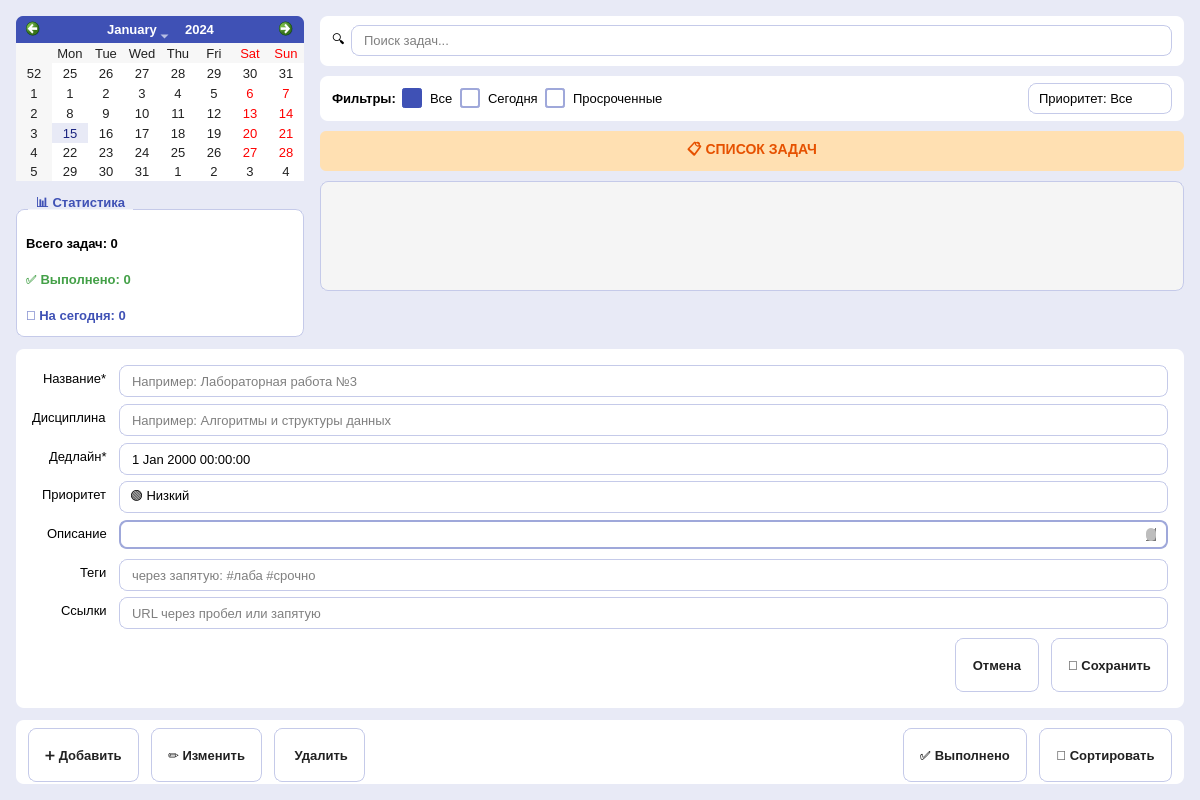
<?xml version="1.0" encoding="UTF-8"?>
<ui version="4.0">
 <class>TaskPlanner</class>
 <widget class="QMainWindow" name="TaskPlanner">
  <property name="geometry">
   <rect>
    <x>0</x>
    <y>0</y>
    <width>1200</width>
    <height>800</height>
   </rect>
  </property>
  <property name="windowTitle">
   <string>Планировщик учебных задач</string>
  </property>
  <property name="styleSheet">
   <string notr="true">
/* Глобальные стили */
QMainWindow {
    background-color: #e8eaf6;
}

QWidget {
    color: #212121;
    font-family: "Segoe UI", Arial, sans-serif;
    font-size: 13px;
}

/* Кнопки - ЕДИНЫЙ СТИЛЬ */
QPushButton {
    background-color: #ffffff;
    color: #212121;
    border: 1px solid #c5cae9;
    border-radius: 8px;
    padding: 8px 16px;
    font-weight: bold;
    min-height: 36px;
    font-size: 13px;
}
QPushButton:hover {
    background-color: #f5f5f5;
    border-color: #9fa8da;
}
QPushButton:pressed {
    background-color: #e8eaf6;
    border-color: #3f51b5;
}

/* Поля ввода */
QLineEdit {
    background-color: #ffffff;
    color: #000000;
    border: 1px solid #c5cae9;
    border-radius: 6px;
    padding: 6px 10px;
    font-size: 13px;
}
QLineEdit:focus {
    border: 2px solid #3f51b5;
}

QTextEdit {
    background-color: #ffffff;
    color: #000000;
    border: 2px solid #9fa8da;
    border-radius: 6px;
    padding: 6px 10px;
    font-size: 13px;
}
QTextEdit:focus {
    border: 2px solid #3f51b5;
}

/* ComboBox */
QComboBox {
    background-color: #ffffff;
    color: #000000;
    border: 1px solid #c5cae9;
    border-radius: 6px;
    padding: 6px 10px;
    min-width: 100px;
    font-size: 13px;
}
QComboBox:hover {
    border: 1px solid #9fa8da;
}
QComboBox::drop-down {
    border: none;
    width: 20px;
}
QComboBox QAbstractItemView {
    background-color: #ffffff;
    color: #000000;
    selection-background-color: #e8eaf6;
    border: 1px solid #c5cae9;
}

/* CheckBox */
QCheckBox {
    color: #000000;
    spacing: 8px;
    font-size: 13px;
}
QCheckBox::indicator {
    width: 16px;
    height: 16px;
    border: 2px solid #9fa8da;
    border-radius: 3px;
    background-color: #ffffff;
}
QCheckBox::indicator:checked {
    background-color: #3f51b5;
    border-color: #3f51b5;
}

/* Label */
QLabel {
    color: #000000;
    background-color: transparent;
    font-size: 13px;
}

/* Calendar - исправленная навигация и заголовки */
QCalendarWidget {
    background-color: #ffffff;
    border: 1px solid #c5cae9;
    border-radius: 8px;
}
QCalendarWidget QWidget#qt_calendar_navigationbar {
    background-color: #3f51b5;
    border-top-left-radius: 7px;
    border-top-right-radius: 7px;
}
QCalendarWidget QToolButton {
    background-color: transparent;
    color: #ffffff;
    border: none;
    border-radius: 4px;
    padding: 4px 8px;
    font-weight: bold;
    font-size: 13px;
}
QCalendarWidget QToolButton:hover {
    background-color: rgba(255,255,255,0.2);
}
QCalendarWidget QComboBox {
    background-color: transparent;
    color: #ffffff;
    border: 1px solid rgba(255,255,255,0.4);
    border-radius: 4px;
    padding: 2px 6px;
}
QCalendarWidget QComboBox::drop-down {
    border: none;
    width: 16px;
}
QCalendarWidget QComboBox QAbstractItemView {
    background-color: #ffffff;
    color: #000000;
}
QCalendarWidget QHeaderView {
    background-color: #e8eaf6;
    color: #212121;
    font-weight: bold;
    border: none;
}
QCalendarWidget QTableView {
    border: none;
    gridline-color: #e0e0e0;
    background-color: #ffffff;
    selection-background-color: #e8eaf6;
    selection-color: #1a237e;
}

/* Список задач - УЛУЧШЕННЫЕ КАРТОЧКИ */
QListWidget {
    background-color: #f5f5f5;
    border: 1px solid #c5cae9;
    border-radius: 8px;
    padding: 8px;
}
QListWidget::item {
    background-color: #ffffff;
    border: 1px solid #c5cae9;
    border-radius: 6px;
    padding: 10px 12px;
    margin: 4px 0;
}
QListWidget::item:hover {
    background-color: #f8f9fa;
    border-color: #9fa8da;
}
QListWidget::item:selected {
    background-color: #e8eaf6;
    border-color: #3f51b5;
    color: #1a237e;
}

/* GroupBox */
QGroupBox {
    border: 1px solid #c5cae9;
    border-radius: 8px;
    margin-top: 12px;
    padding-top: 12px;
    background-color: #ffffff;
    font-weight: bold;
    color: #3f51b5;
}
QGroupBox::title {
    subcontrol-origin: margin;
    left: 12px;
    padding: 0 6px;
    color: #3f51b5;
}

/* Статус */
QLabel#labelStatus {
    padding: 8px;
    border-radius: 6px;
    font-weight: bold;
}

/* ScrollBar */
QScrollBar:vertical {
    background-color: #f5f5f5;
    width: 10px;
    border-radius: 5px;
}
QScrollBar::handle:vertical {
    background-color: #bdbdbd;
    border-radius: 5px;
    min-height: 20px;
}
QScrollBar::handle:vertical:hover {
    background-color: #9e9e9e;
}

/* DateTimeEdit */
QDateTimeEdit {
    background-color: #ffffff;
    color: #000000;
    border: 1px solid #c5cae9;
    border-radius: 6px;
    padding: 6px 10px;
    font-size: 13px;
}
QDateTimeEdit::drop-down {
    border: none;
    width: 20px;
}
QDateTimeEdit::down-arrow {
    image: none;
    border-left: 5px solid transparent;
    border-right: 5px solid transparent;
    border-top: 5px solid #3f51b5;
    margin-right: 10px;
}
   </string>
  </property>
  <widget class="QWidget" name="centralwidget">
   <layout class="QVBoxLayout" name="verticalLayoutMain">
    <property name="spacing">
     <number>12</number>
    </property>
    <property name="leftMargin">
     <number>16</number>
    </property>
    <property name="topMargin">
     <number>16</number>
    </property>
    <property name="rightMargin">
     <number>16</number>
    </property>
    <property name="bottomMargin">
     <number>16</number>
    </property>
    <item>
     <layout class="QHBoxLayout" name="horizontalLayoutTop" stretch="1,3">
      <property name="spacing">
       <number>16</number>
      </property>
      <item>
       <layout class="QVBoxLayout" name="verticalLayoutLeft">
        <item>
         <widget class="QCalendarWidget" name="calendarWidget">
          <property name="minimumSize">
           <size>
            <width>280</width>
            <height>0</height>
           </size>
          </property>
          <property name="maximumSize">
           <size>
            <width>320</width>
            <height>16777215</height>
           </size>
          </property>
         </widget>
        </item>
        <item>
         <widget class="QGroupBox" name="groupBoxStats">
          <property name="minimumSize">
           <size>
            <width>0</width>
            <height>140</height>
           </size>
          </property>
          <property name="title">
           <string>📊 Статистика</string>
          </property>
          <layout class="QVBoxLayout" name="verticalLayoutStats">
           <property name="spacing">
            <number>12</number>
           </property>
           <item>
            <widget class="QLabel" name="labelStatsTotal">
             <property name="text">
              <string>Всего задач: 0</string>
             </property>
             <property name="font">
              <font>
               <pointsize>11</pointsize>
               <bold>true</bold>
              </font>
             </property>
            </widget>
           </item>
           <item>
            <widget class="QLabel" name="labelStatsCompleted">
             <property name="text">
              <string>✅ Выполнено: 0</string>
             </property>
             <property name="styleSheet">
              <string notr="true">color: #43a047;</string>
             </property>
             <property name="font">
              <font>
               <pointsize>11</pointsize>
               <bold>true</bold>
              </font>
             </property>
            </widget>
           </item>
           <item>
            <widget class="QLabel" name="labelStatsToday">
             <property name="text">
              <string>📌 На сегодня: 0</string>
             </property>
             <property name="styleSheet">
              <string notr="true">color: #3f51b5;</string>
             </property>
             <property name="font">
              <font>
               <pointsize>11</pointsize>
               <bold>true</bold>
              </font>
             </property>
            </widget>
           </item>
          </layout>
         </widget>
        </item>
       </layout>
      </item>
      <item>
       <layout class="QVBoxLayout" name="verticalLayoutCenter" stretch="0,0,0,1,0">
        <property name="spacing">
         <number>10</number>
        </property>
        <item>
         <widget class="QFrame" name="frameSearch">
          <property name="minimumSize">
           <size>
            <width>0</width>
            <height>50</height>
           </size>
          </property>
          <property name="styleSheet">
           <string notr="true">background-color: #ffffff; border-radius: 8px;</string>
          </property>
          <layout class="QHBoxLayout" name="horizontalLayoutSearch">
           <property name="leftMargin">
            <number>12</number>
           </property>
           <property name="topMargin">
            <number>6</number>
           </property>
           <property name="rightMargin">
            <number>12</number>
           </property>
           <property name="bottomMargin">
            <number>6</number>
           </property>
           <item>
            <widget class="QLabel" name="labelSearchIcon">
             <property name="text">
              <string>🔍</string>
             </property>
             <property name="font">
              <font>
               <pointsize>14</pointsize>
              </font>
             </property>
            </widget>
           </item>
           <item>
            <widget class="QLineEdit" name="lineEditSearch">
             <property name="placeholderText">
              <string>Поиск задач...</string>
             </property>
            </widget>
           </item>
          </layout>
         </widget>
        </item>
        <item>
         <widget class="QFrame" name="frameFilters">
          <property name="minimumSize">
           <size>
            <width>0</width>
            <height>45</height>
           </size>
          </property>
          <property name="styleSheet">
           <string notr="true">background-color: #ffffff; border-radius: 8px;</string>
          </property>
          <layout class="QHBoxLayout" name="horizontalLayoutFilters">
           <property name="leftMargin">
            <number>12</number>
           </property>
           <property name="topMargin">
            <number>6</number>
           </property>
           <property name="rightMargin">
            <number>12</number>
           </property>
           <property name="bottomMargin">
            <number>6</number>
           </property>
           <item>
            <widget class="QLabel" name="labelFilterTitle">
             <property name="text">
              <string>Фильтры:</string>
             </property>
             <property name="font">
              <font>
               <bold>true</bold>
              </font>
             </property>
            </widget>
           </item>
           <item>
            <widget class="QCheckBox" name="checkBoxAll">
             <property name="text">
              <string>Все</string>
             </property>
             <property name="checked">
              <bool>true</bool>
             </property>
            </widget>
           </item>
           <item>
            <widget class="QCheckBox" name="checkBoxToday">
             <property name="text">
              <string>Сегодня</string>
             </property>
            </widget>
           </item>
           <item>
            <widget class="QCheckBox" name="checkBoxOverdue">
             <property name="text">
              <string>Просроченные</string>
             </property>
            </widget>
           </item>
           <item>
            <spacer name="horizontalSpacerFilters">
             <property name="orientation">
              <enum>Qt::Orientation::Horizontal</enum>
             </property>
             <property name="sizeHint" stdset="0">
              <size>
               <width>40</width>
               <height>20</height>
              </size>
             </property>
            </spacer>
           </item>
           <item>
            <widget class="QComboBox" name="comboBoxPriority">
             <item>
              <property name="text">
               <string>Приоритет: Все</string>
              </property>
             </item>
             <item>
              <property name="text">
               <string>🔴 Высокий</string>
              </property>
             </item>
             <item>
              <property name="text">
               <string>🟡 Средний</string>
              </property>
             </item>
             <item>
              <property name="text">
               <string>🟢 Низкий</string>
              </property>
             </item>
            </widget>
           </item>
          </layout>
         </widget>
        </item>
        <item>
         <widget class="QLabel" name="labelTaskListTitle">
          <property name="minimumSize">
           <size>
            <width>0</width>
            <height>40</height>
           </size>
          </property>
          <property name="styleSheet">
           <string notr="true">background-color: #ffe0b2; color: #e65100; border-radius: 6px; padding: 8px; font-weight: bold; font-size: 14px;</string>
          </property>
          <property name="text">
           <string>📋 СПИСОК ЗАДАЧ</string>
          </property>
          <property name="alignment">
           <set>Qt::AlignmentFlag::AlignCenter</set>
          </property>
         </widget>
        </item>
        <item>
         <widget class="QListWidget" name="listWidgetTasks">
          <property name="sizePolicy">
           <sizepolicy hsizetype="Expanding" vsizetype="Expanding">
            <horstretch>0</horstretch>
            <verstretch>1</verstretch>
           </sizepolicy>
          </property>
         </widget>
        </item>
        <item>
         <widget class="QLabel" name="labelStatus">
          <property name="minimumSize">
           <size>
            <width>0</width>
            <height>36</height>
           </size>
          </property>
          <property name="text">
           <string/>
          </property>
          <property name="alignment">
           <set>Qt::AlignmentFlag::AlignCenter</set>
          </property>
         </widget>
        </item>
       </layout>
      </item>
     </layout>
    </item>
    <item>
     <widget class="QFrame" name="frameTaskForm">
      <property name="visible">
       <bool>false</bool>
      </property>
      <property name="minimumSize">
       <size>
        <width>0</width>
        <height>320</height>
       </size>
      </property>
      <property name="styleSheet">
       <string notr="true">background-color: #ffffff; border-radius: 8px;</string>
      </property>
      <layout class="QVBoxLayout" name="verticalLayoutForm">
       <property name="spacing">
        <number>12</number>
       </property>
       <property name="leftMargin">
        <number>16</number>
       </property>
       <property name="topMargin">
        <number>16</number>
       </property>
       <property name="rightMargin">
        <number>16</number>
       </property>
       <property name="bottomMargin">
        <number>16</number>
       </property>
       <item>
        <layout class="QFormLayout" name="formLayoutTask">
         <property name="labelAlignment">
          <set>Qt::AlignmentFlag::AlignRight|Qt::AlignmentFlag::AlignTrailing|Qt::AlignmentFlag::AlignVCenter</set>
         </property>
         <property name="horizontalSpacing">
          <number>12</number>
         </property>
         <property name="verticalSpacing">
          <number>10</number>
         </property>
         <item row="0" column="0">
          <widget class="QLabel" name="labelFormName">
           <property name="text">
            <string>Название*</string>
           </property>
          </widget>
         </item>
         <item row="0" column="1">
          <widget class="QLineEdit" name="lineEditFormName">
           <property name="placeholderText">
            <string>Например: Лабораторная работа №3</string>
           </property>
           <property name="minimumSize">
            <size>
             <width>0</width>
             <height>32</height>
            </size>
           </property>
          </widget>
         </item>
         <item row="1" column="0">
          <widget class="QLabel" name="labelFormDiscipline">
           <property name="text">
            <string>Дисциплина</string>
           </property>
          </widget>
         </item>
         <item row="1" column="1">
          <widget class="QLineEdit" name="lineEditFormDiscipline">
           <property name="placeholderText">
            <string>Например: Алгоритмы и структуры данных</string>
           </property>
           <property name="minimumSize">
            <size>
             <width>0</width>
             <height>32</height>
            </size>
           </property>
          </widget>
         </item>
         <item row="2" column="0">
          <widget class="QLabel" name="labelFormDeadline">
           <property name="text">
            <string>Дедлайн*</string>
           </property>
          </widget>
         </item>
         <item row="2" column="1">
          <widget class="QDateTimeEdit" name="dateTimeFormDeadline">
           <property name="minimumSize">
            <size>
             <width>0</width>
             <height>32</height>
            </size>
           </property>
           <property name="calendarPopup">
            <bool>true</bool>
           </property>
          </widget>
         </item>
         <item row="3" column="0">
          <widget class="QLabel" name="labelFormPriority">
           <property name="text">
            <string>Приоритет</string>
           </property>
          </widget>
         </item>
         <item row="3" column="1">
          <widget class="QComboBox" name="comboBoxFormPriority">
           <property name="minimumSize">
            <size>
             <width>0</width>
             <height>32</height>
            </size>
           </property>
           <item>
            <property name="text">
             <string>🟢 Низкий</string>
            </property>
           </item>
           <item>
            <property name="text">
             <string>🟡 Средний</string>
            </property>
           </item>
           <item>
            <property name="text">
             <string>🔴 Высокий</string>
            </property>
           </item>
          </widget>
         </item>
         <item row="4" column="0">
          <widget class="QLabel" name="labelFormDescription">
           <property name="text">
            <string>Описание</string>
           </property>
          </widget>
         </item>
         <item row="4" column="1">
          <widget class="QTextEdit" name="textEditFormDescription">
           <property name="maximumSize">
            <size>
             <width>16777215</width>
             <height>80</height>
            </size>
           </property>
          </widget>
         </item>
         <item row="5" column="0">
          <widget class="QLabel" name="labelFormTags">
           <property name="text">
            <string>Теги</string>
           </property>
          </widget>
         </item>
         <item row="5" column="1">
          <widget class="QLineEdit" name="lineEditFormTags">
           <property name="placeholderText">
            <string>через запятую: #лаба #срочно</string>
           </property>
           <property name="minimumSize">
            <size>
             <width>0</width>
             <height>32</height>
            </size>
           </property>
          </widget>
         </item>
         <item row="6" column="0">
          <widget class="QLabel" name="labelFormLinks">
           <property name="text">
            <string>Ссылки</string>
           </property>
          </widget>
         </item>
         <item row="6" column="1">
          <widget class="QLineEdit" name="lineEditFormLinks">
           <property name="placeholderText">
            <string>URL через пробел или запятую</string>
           </property>
           <property name="minimumSize">
            <size>
             <width>0</width>
             <height>32</height>
            </size>
           </property>
          </widget>
         </item>
        </layout>
       </item>
       <item>
        <spacer name="verticalSpacerForm">
         <property name="orientation">
          <enum>Qt::Orientation::Vertical</enum>
         </property>
         <property name="sizeType">
          <enum>QSizePolicy::Policy::Expanding</enum>
         </property>
         <property name="sizeHint" stdset="0">
          <size>
           <width>20</width>
           <height>10</height>
          </size>
         </property>
        </spacer>
       </item>
       <item>
        <layout class="QHBoxLayout" name="horizontalLayoutFormButtons">
         <property name="spacing">
          <number>12</number>
         </property>
         <item>
          <spacer name="horizontalSpacerFormLeft">
           <property name="orientation">
            <enum>Qt::Orientation::Horizontal</enum>
           </property>
           <property name="sizeHint" stdset="0">
            <size>
             <width>40</width>
             <height>20</height>
            </size>
           </property>
          </spacer>
         </item>
         <item>
          <widget class="QPushButton" name="btnFormCancel">
           <property name="text">
            <string>Отмена</string>
           </property>
           <property name="autoDefault">
            <bool>false</bool>
           </property>
          </widget>
         </item>
         <item>
          <widget class="QPushButton" name="btnFormSave">
           <property name="text">
            <string>💾 Сохранить</string>
           </property>
           <property name="default">
            <bool>true</bool>
           </property>
          </widget>
         </item>
        </layout>
       </item>
      </layout>
     </widget>
    </item>
    <item>
     <widget class="QFrame" name="frameButtons">
      <property name="minimumSize">
       <size>
        <width>0</width>
        <height>64</height>
       </size>
      </property>
      <property name="styleSheet">
       <string notr="true">background-color: #ffffff; border-radius: 8px;</string>
      </property>
      <layout class="QHBoxLayout" name="horizontalLayoutButtons">
       <property name="spacing">
        <number>12</number>
       </property>
       <property name="leftMargin">
        <number>12</number>
       </property>
       <property name="topMargin">
        <number>8</number>
       </property>
       <property name="rightMargin">
        <number>12</number>
       </property>
       <property name="bottomMargin">
        <number>8</number>
       </property>
       <item>
        <widget class="QPushButton" name="btnAdd">
         <property name="text">
          <string>➕ Добавить</string>
         </property>
        </widget>
       </item>
       <item>
        <widget class="QPushButton" name="btnEdit">
         <property name="text">
          <string>✏️ Изменить</string>
         </property>
        </widget>
       </item>
       <item>
        <widget class="QPushButton" name="btnDelete">
         <property name="text">
          <string>️ Удалить</string>
         </property>
        </widget>
       </item>
       <item>
        <spacer name="horizontalSpacerButtons">
         <property name="orientation">
          <enum>Qt::Orientation::Horizontal</enum>
         </property>
         <property name="sizeHint" stdset="0">
          <size>
           <width>40</width>
           <height>20</height>
          </size>
         </property>
        </spacer>
       </item>
       <item>
        <widget class="QPushButton" name="btnMarkComplete">
         <property name="text">
          <string>✅ Выполнено</string>
         </property>
        </widget>
       </item>
       <item>
        <widget class="QPushButton" name="btnSort">
         <property name="text">
          <string>🔄 Сортировать</string>
         </property>
        </widget>
       </item>
      </layout>
     </widget>
    </item>
   </layout>
  </widget>
 </widget>
 <resources/>
 <connections/>
</ui>
